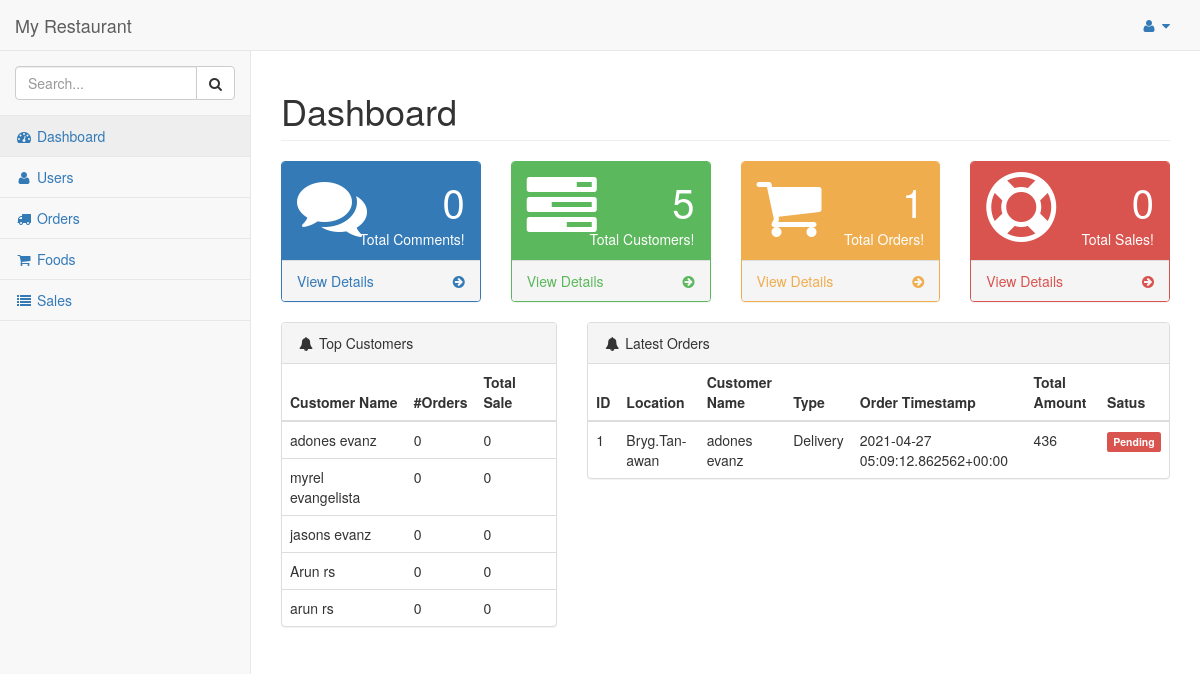
Page /dashboard/admin/ (signed in) on the committed database.
### hotel/models.py (models this page shows, shortened)
class Customer(models.Model):
    pending = 'Pending'
    verified = 'Verified'
    STATUS = (
        (pending,pending),
        (verified,verified),
    )
    customer = models.ForeignKey(User, on_delete=models.CASCADE)
    address = models.TextField()
    contact = models.CharField(max_length = 10)
    orders = models.IntegerField(default=0)
    total_sale = models.IntegerField(default=0)

class Order(models.Model):
    pending = 'Pending'
    completed = 'Completed'
    STATUS = (
        (pending,pending),
        (completed,completed),
    )
    cod = 'Cash On Delivery'
    card = 'Card Payment'
    upi = 'UPI Payment'
    PAYMENT = (
        (cod,cod),
        (card,card),
        (upi,upi),
    )
    pickup = 'PickUp'
    delivery = 'Delivery'
    TYPE = (
        (pickup, pickup),
        (delivery, delivery),
    )
    customer = models.ForeignKey(Customer,on_delete=models.CASCADE)
    order_timestamp = models.CharField(max_length=100, blank=True)
    delivery_timestamp = models.CharField(max_length=100, blank=True)
    payment_status = models.CharField(max_length = 100, choices = STATUS)
    delivery_status = models.CharField(max_length = 100, choices = STATUS)
    if_cancelled = models.BooleanField(default = False)
    total_amount = models.IntegerField()
    payment_method = models.CharField(max_length = 100, choices = PAYMENT)
    location = models.CharField(max_length=200, blank=True, null=True)
    delivery_boy = models.ForeignKey(Staff,on_delete=models.CASCADE, null=True, blank=True)

### hotel/views.py (the view)
# urls.py: url(r'^dashboard/admin/$', views.dashboard_admin, name='dashboard_admin'),
@login_required
@staff_member_required
def dashboard_admin(request):
    comments = Comment.objects.count()
    orders = Order.objects.count()
    customers = Customer.objects.count()
    completed_orders = Order.objects.filter(payment_status="Completed")
    top_customers = Customer.objects.filter().order_by('-total_sale')
    latest_orders = Order.objects.filter().order_by('-order_timestamp')
    datas = Data.objects.filter().order_by('date')
    sales = 0
    for order in completed_orders:
        sales += order.total_amount
    context = {
        'comments':comments,
        'orders':orders,
        'customers':customers,
        'sales':sales,
        'top_customers': top_customers,
        'latest_orders':latest_orders,
        'datas':datas,
    }
    return render(request, 'admin_temp/index.html', context)

### hotel/templates/admin_temp/index.html (shortened to what this page needs)
{% load static %}
{% include "includes/base.html" %}
{% include "includes/navbarheader.html" %}
{% include "includes/navtop.html" %}
{% include "includes/sidemenu.html" %}
</nav>
<div id="page-wrapper">
    <div class="row">
        <div class="col-lg-12">
            <h1 class="page-header">Dashboard</h1>
        </div>
    </div>
    <div class="row">
        <div class="col-lg-3 col-md-6">
            <div class="panel panel-primary">
                <div class="panel-heading">
                    <div class="row">
                        <div class="col-xs-3">
                            <i class="fa fa-comments fa-5x"></i>
                        </div>
                        <div class="col-xs-9 text-right">
                            <div class="huge">{{comments}}</div>
                            <div>Total Comments!</div>
                        </div>
                    </div>
                </div>
                <a href="#">
                    <div class="panel-footer">
                        <span class="pull-left">View Details</span>
                        <span class="pull-right">
                            <i class="fa fa-arrow-circle-right"></i>
                        </span>
                        <div class="clearfix"></div>
                    </div>
                </a>
            </div>
        </div>
        <div class="col-lg-3 col-md-6">
            <div class="panel panel-green">
                <div class="panel-heading">
                    <div class="row">
                        <div class="col-xs-3">
                            <i class="fa fa-tasks fa-5x"></i>
                        </div>
                        <div class="col-xs-9 text-right">
                            <div class="huge">{{customers}}</div>
                            <div>Total Customers!</div>
                        </div>
                    </div>
                </div>
                <a href="{% url 'hotel:users_admin' %}">
                    <div class="panel-footer">
                        <span class="pull-left">View Details</span>
                        <span class="pull-right">
                            <i class="fa fa-arrow-circle-right"></i>
                        </span>
                        <div class="clearfix"></div>
                    </div>
                </a>
            </div>
        </div>
        <div class="col-lg-3 col-md-6">
            <div class="panel panel-yellow">
                <div class="panel-heading">
                    <div class="row">
                        <div class="col-xs-3">
                            <i class="fa fa-shopping-cart fa-5x"></i>
                        </div>
                        <div class="col-xs-9 text-right">
                            <div class="huge">{{orders}}</div>
                            <div>Total Orders!</div>
                        </div>
                    </div>
                </div>
                <a href="{% url 'hotel:orders_admin' %}">
                    <div class="panel-footer">
                        <span class="pull-left">View Details</span>
                        <span class="pull-right">
                            <i class="fa fa-arrow-circle-right"></i>
                        </span>
                        <div class="clearfix"></div>
                    </div>
                </a>
            </div>
        </div>
        <div class="col-lg-3 col-md-6">
            <div class="panel panel-red">
                <div class="panel-heading">
                    <div class="row">
                        <div class="col-xs-3">
                            <i class="fa fa-support fa-5x"></i>
                        </div>
                        <div class="col-xs-9 text-right">
                            <div class="huge">{{sales}}</div>
                            <div>Total Sales!</div>
                        </div>
                    </div>
                </div>
                <a href="{% url 'hotel:sales_admin' %}">
                    <div class="panel-footer">
                        <span class="pull-left">View Details</span>
                        <span class="pull-right">
                            <i class="fa fa-arrow-circle-right"></i>
                        </span>
                        <div class="clearfix"></div>
                    </div>
                </a>
            </div>
        </div>
    </div>
            <div class="row">
                <div class="col-lg-4">
                    <div class="panel panel-default">
                        <div class="panel-heading">
                            <i class="fa fa-bell fa-fw"></i> Top Customers
                        </div>
                        <table class="table">
                          <thead>
                            <tr>
                              <th scope="col">Customer Name</th>
                              <th scope="col">#Orders</th>
                              <th scope="col">Total Sale</th>
                            </tr>
                          </thead>
                          <tbody>
                            {% for customer in top_customers %}
                            <tr>
                              <td>{{customer.customer.first_name}} {{customer.customer.last_name}}</td>
                              <td>{{customer.orders}}</td>
                              <td>{{customer.total_sale}}</td>
                            </tr>
                            {% endfor %}
                          </tbody>
                        </table>
                    </div>
                </div>
                <div class="col-lg-8">
                    <div class="panel panel-default">
                        <div class="panel-heading">
                            <i class="fa fa-bell fa-fw"></i> Latest Orders
                        </div>
                        <table class="table">
                          <thead>
                            <tr>
                              <th scope="col">ID</th>
                              <th scope="col">Location</th>
                              <th scope="col">Customer Name</th>
                              <th scope="col">Type</th>
                              <th scope="col">Order Timestamp</th>
                              <th scope="col">Total Amount</th>
                              <th scope="col">Satus</th>
                            </tr>
                          </thead>
                          <tbody>
                            {% for order in latest_orders %}
                            <tr>
                              <td>{{order.id}}</td>
                              <td>{{order.location}}</td>
                              <td>{{order.customer.customer.first_name}} {{order.customer.customer.last_name}}</td>
                              <td>Delivery</td>
                              <td>{{order.order_timestamp}}</td>
                              <td>{{order.total_amount}}</td>
                              <td>
                                  {% if order.delivery_status == "Completed" %}
                                    <span class="label label-success">Delivered</span>
                                  {% elif order.delivery_status == "Processing" %}
                                    <span class="label label-warning">Processing</span>
                                  {% else %}
                                    <span class="label label-danger">Pending</span>
                                  {% endif %}
                              </td>
                            </tr>
                            {% endfor %}
                          </tbody>
                        </table>
                    </div>
                </div>
            </div>
            <div id="chart_div" style="width: 100%; height: 500px;"></div>
        </div>
    </div>
{% include "includes/scripts.html" %}

### rows in the picture
Customer: customer.first_name "adones", customer.last_name "evanz", orders "0", total_sale "0"
Customer: customer.first_name "myrel", customer.last_name "evangelista", orders "0", total_sale "0"
Customer: customer.first_name "jasons", customer.last_name "evanz", orders "0", total_sale "0"
Customer: customer.first_name "Arun", customer.last_name "rs", orders "0", total_sale "0"
Customer: customer.first_name "arun", customer.last_name "rs", orders "0", total_sale "0"
Order: id "1", location "Bryg.Tan-awan", customer.customer.first_name "adones", customer.customer.last_name "evanz", order_timestamp "2021-04-27 05:09:12.862562+00:00", total_amount "436", delivery_status "Pending"

### other values in the picture
{{ comments }} "0"
{{ customers }} "5"
{{ orders }} "1"
{{ sales }} "0"
